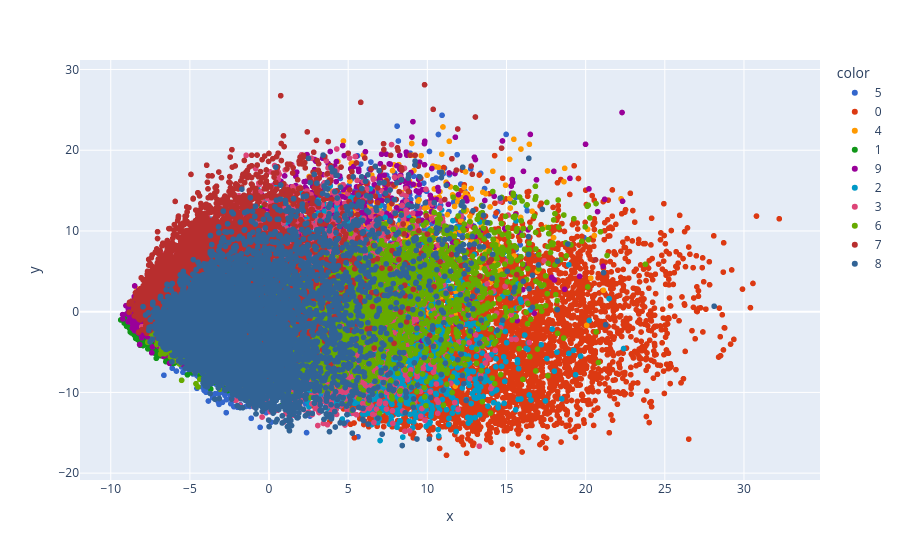

Write notebook code for a chart like this one.
### Code cell
y_train_trf = y_train.astype(str)

fig = px.scatter(
    x=X_train_trf[:, 0],
    y=X_train_trf[:, 1],
    color=y_train_trf,
    color_discrete_sequence=px.colors.qualitative.G10
)

fig.show()

### Figure 1 — Plotly figure (JSON) as saved in the notebook; plotly's stock layout.template omitted (floating-point values rounded to 4 significant figures; data arrays with more than 128 entries replaced by an {"elided": "..."} marker saying what was removed)
{"data": [{"hovertemplate": "color=5<br>x=%{x}<br>y=%{y}<extra></extra>", "legendgroup": "5", "marker": {"color": "#3366CC", "symbol": "circle"}, "mode": "markers", "name": "5", "showlegend": true, "type": "scattergl", "x": {"elided": "5421 float values"}, "xaxis": "x", "y": {"elided": "5421 float values"}, "yaxis": "y"}, {"hovertemplate": "color=0<br>x=%{x}<br>y=%{y}<extra></extra>", "legendgroup": "0", "marker": {"color": "#DC3912", "symbol": "circle"}, "mode": "markers", "name": "0", "showlegend": true, "type": "scattergl", "x": {"elided": "5923 float values"}, "xaxis": "x", "y": {"elided": "5923 float values"}, "yaxis": "y"}, {"hovertemplate": "color=4<br>x=%{x}<br>y=%{y}<extra></extra>", "legendgroup": "4", "marker": {"color": "#FF9900", "symbol": "circle"}, "mode": "markers", "name": "4", "showlegend": true, "type": "scattergl", "x": {"elided": "5842 float values"}, "xaxis": "x", "y": {"elided": "5842 float values"}, "yaxis": "y"}, {"hovertemplate": "color=1<br>x=%{x}<br>y=%{y}<extra></extra>", "legendgroup": "1", "marker": {"color": "#109618", "symbol": "circle"}, "mode": "markers", "name": "1", "showlegend": true, "type": "scattergl", "x": {"elided": "6742 float values"}, "xaxis": "x", "y": {"elided": "6742 float values"}, "yaxis": "y"}, {"hovertemplate": "color=9<br>x=%{x}<br>y=%{y}<extra></extra>", "legendgroup": "9", "marker": {"color": "#990099", "symbol": "circle"}, "mode": "markers", "name": "9", "showlegend": true, "type": "scattergl", "x": {"elided": "5949 float values"}, "xaxis": "x", "y": {"elided": "5949 float values"}, "yaxis": "y"}, {"hovertemplate": "color=2<br>x=%{x}<br>y=%{y}<extra></extra>", "legendgroup": "2", "marker": {"color": "#0099C6", "symbol": "circle"}, "mode": "markers", "name": "2", "showlegend": true, "type": "scattergl", "x": {"elided": "5958 float values"}, "xaxis": "x", "y": {"elided": "5958 float values"}, "yaxis": "y"}, {"hovertemplate": "color=3<br>x=%{x}<br>y=%{y}<extra></extra>", "legendgroup": "3", "marker": {"color": "#DD4477", "symbol": "circle"}, "mode": "markers", "name": "3", "showlegend": true, "type": "scattergl", "x": {"elided": "6131 float values"}, "xaxis": "x", "y": {"elided": "6131 float values"}, "yaxis": "y"}, {"hovertemplate": "color=6<br>x=%{x}<br>y=%{y}<extra></extra>", "legendgroup": "6", "marker": {"color": "#66AA00", "symbol": "circle"}, "mode": "markers", "name": "6", "showlegend": true, "type": "scattergl", "x": {"elided": "5918 float values"}, "xaxis": "x", "y": {"elided": "5918 float values"}, "yaxis": "y"}, {"hovertemplate": "color=7<br>x=%{x}<br>y=%{y}<extra></extra>", "legendgroup": "7", "marker": {"color": "#B82E2E", "symbol": "circle"}, "mode": "markers", "name": "7", "showlegend": true, "type": "scattergl", "x": {"elided": "6265 float values"}, "xaxis": "x", "y": {"elided": "6265 float values"}, "yaxis": "y"}, {"hovertemplate": "color=8<br>x=%{x}<br>y=%{y}<extra></extra>", "legendgroup": "8", "marker": {"color": "#316395", "symbol": "circle"}, "mode": "markers", "name": "8", "showlegend": true, "type": "scattergl", "x": {"elided": "5851 float values"}, "xaxis": "x", "y": {"elided": "5851 float values"}, "yaxis": "y"}], "layout": {"legend": {"title": {"text": "color"}, "tracegroupgap": 0}, "margin": {"t": 60}, "xaxis": {"anchor": "y", "domain": [0, 1], "title": {"text": "x"}}, "yaxis": {"anchor": "x", "domain": [0, 1], "title": {"text": "y"}}}}
